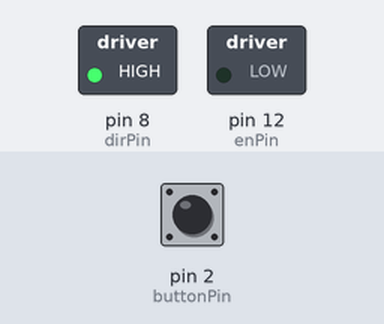
A sketch run on a simulated Arduino Uno, built with avr-gcc and run on an emulated ATmega328P. Shown: switched loads named in the sketch (green lamp = pin HIGH). Inputs (shaded band) come from the test bench; at power-on: pin 2 (buttonPin) HIGH. Pins used as bus, display or sensor lines are not drawn.

Above: at 3.1 s.
3.2 s: pin 2 (buttonPin) pulled LOW for 1.4 s
At 4.3 s:
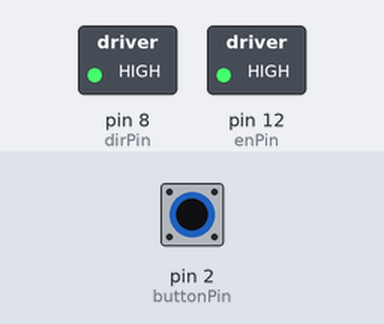
6.1 s: pin 2 (buttonPin) pulled LOW for 3.2 s
At 10.2 s:
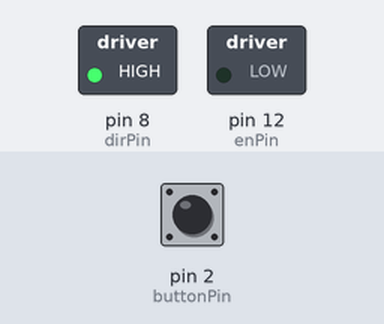
Timing chart, 0 to 11.7 s (numbered marks = the images above; inputs shaded):
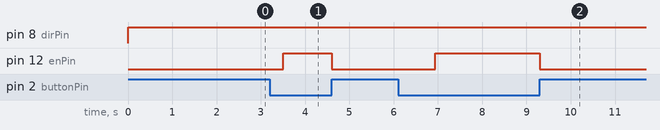

Measured:
- after the input at 3.2 s, pin 12 (enPin): LOW → HIGH after 0.30 s, → LOW 1.1 s later
- after the input at 6.1 s, pin 12 (enPin): LOW → HIGH after 0.83 s, → LOW 2.4 s later

The sketch:

DRV8825_Control_rev0.ino
```cpp
// DRV8825 : motor_delay max : 800
// DRV8834 : motor_delay max : 200 (1/4 step)

const int dirPin = 8;
const int stepperPin = 9;
const int enPin = 12;
const int CCW = 0;
const int CW = 1;
const int motor_delay = 800; // 회전속도 (작을수록 빨리회전)
int Accel = 400; // 가속 속도
int Decel = 200; // 감속 속도

const int buttonPin = 2;
int buttonState = 0;         // variable for reading the pushbutton status


void setup()
{
    pinMode(dirPin, OUTPUT);
    pinMode(stepperPin, OUTPUT);
    pinMode(enPin, OUTPUT);

    pinMode(buttonPin, INPUT);
}

void step(boolean dir, int steps)
{
    digitalWrite(dirPin, dir);
    delayMicroseconds(20);
    for (int i = Accel; i > 0; i--)
    {
      digitalWrite(stepperPin, HIGH);
      delayMicroseconds(motor_delay + i);
      digitalWrite(stepperPin, LOW);
      delayMicroseconds(motor_delay + i);
    }
    for (int i = 0; i < steps; i++)
    {
      digitalWrite(stepperPin, HIGH);
      delayMicroseconds(motor_delay);
      digitalWrite(stepperPin, LOW);
      delayMicroseconds(motor_delay);
    }
    for (int i = 0; i < Decel; i++)
    {
      digitalWrite(stepperPin, HIGH);
      delayMicroseconds(motor_delay + i);
      digitalWrite(stepperPin, LOW);
      delayMicroseconds(motor_delay + i);
    }
}

void loop()
{
  buttonState = digitalRead (buttonPin);

  if (buttonState == LOW)
  {
    digitalWrite(enPin, HIGH);
  } else {
    digitalWrite(enPin, LOW);
    step(CW, 1);
  }

  // digitalWrite(enPin, LOW);
  // step(CW, 6400);
  // digitalWrite(enPin, HIGH);
  // delay(2000);
}
```
